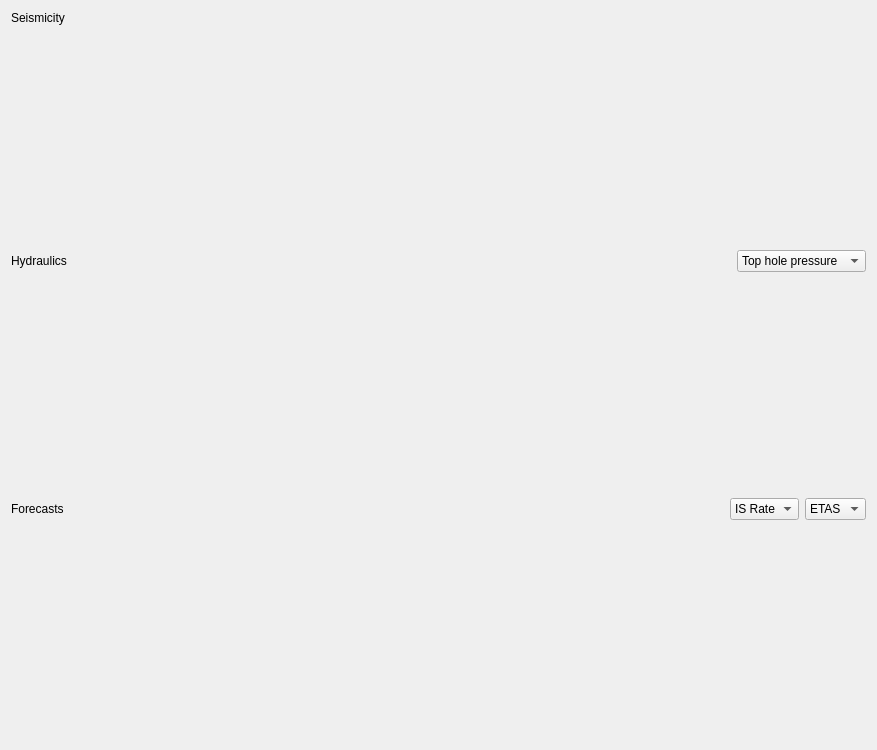
<?xml version="1.0" encoding="UTF-8"?>
<ui version="4.0">
 <class>Timeline</class>
 <widget class="QDialog" name="Timeline">
  <property name="geometry">
   <rect>
    <x>0</x>
    <y>0</y>
    <width>877</width>
    <height>750</height>
   </rect>
  </property>
  <property name="windowTitle">
   <string>Timeline</string>
  </property>
  <layout class="QVBoxLayout" name="verticalLayout_2">
   <item>
    <layout class="QVBoxLayout" name="verticalLayout">
     <item>
      <widget class="QLabel" name="seismicityTitleLabel">
       <property name="sizePolicy">
        <sizepolicy hsizetype="Preferred" vsizetype="Fixed">
         <horstretch>0</horstretch>
         <verstretch>0</verstretch>
        </sizepolicy>
       </property>
       <property name="text">
        <string>Seismicity</string>
       </property>
      </widget>
     </item>
     <item>
      <widget class="SeismicityPlotWidget" name="seismic_data_plot" native="true">
       <property name="sizePolicy">
        <sizepolicy hsizetype="Expanding" vsizetype="Preferred">
         <horstretch>0</horstretch>
         <verstretch>0</verstretch>
        </sizepolicy>
       </property>
      </widget>
     </item>
     <item>
      <layout class="QHBoxLayout" name="horizontalLayout">
       <item>
        <widget class="QLabel" name="hydraulicsTitleLabel">
         <property name="sizePolicy">
          <sizepolicy hsizetype="Preferred" vsizetype="Fixed">
           <horstretch>0</horstretch>
           <verstretch>0</verstretch>
          </sizepolicy>
         </property>
         <property name="text">
          <string>Hydraulics</string>
         </property>
        </widget>
       </item>
       <item>
        <spacer name="horizontalSpacer">
         <property name="orientation">
          <enum>Qt::Horizontal</enum>
         </property>
         <property name="sizeHint" stdset="0">
          <size>
           <width>40</width>
           <height>20</height>
          </size>
         </property>
        </spacer>
       </item>
       <item>
        <widget class="QComboBox" name="dataComboBox">
         <item>
          <property name="text">
           <string>Top hole pressure</string>
          </property>
         </item>
        </widget>
       </item>
      </layout>
     </item>
     <item>
      <widget class="HydraulicsPlotWidget" name="hydraulic_data_plot" native="true">
       <property name="sizePolicy">
        <sizepolicy hsizetype="Expanding" vsizetype="Preferred">
         <horstretch>0</horstretch>
         <verstretch>0</verstretch>
        </sizepolicy>
       </property>
       <zorder>hydraulic_data_frame</zorder>
      </widget>
     </item>
     <item>
      <layout class="QHBoxLayout" name="horizontalLayout_2">
       <item>
        <widget class="QLabel" name="forecastsTitleLabel">
         <property name="sizePolicy">
          <sizepolicy hsizetype="Preferred" vsizetype="Fixed">
           <horstretch>0</horstretch>
           <verstretch>0</verstretch>
          </sizepolicy>
         </property>
         <property name="text">
          <string>Forecasts</string>
         </property>
        </widget>
       </item>
       <item>
        <spacer name="horizontalSpacer_2">
         <property name="orientation">
          <enum>Qt::Horizontal</enum>
         </property>
         <property name="sizeHint" stdset="0">
          <size>
           <width>40</width>
           <height>20</height>
          </size>
         </property>
        </spacer>
       </item>
       <item>
        <widget class="QComboBox" name="measureComboBox">
         <item>
          <property name="text">
           <string>IS Rate</string>
          </property>
         </item>
        </widget>
       </item>
       <item>
        <widget class="QComboBox" name="isModelComboBox">
         <item>
          <property name="text">
           <string>ETAS</string>
          </property>
         </item>
        </widget>
       </item>
      </layout>
     </item>
     <item>
      <widget class="RateForecastPlotWidget" name="forecasts_data_plot" native="true">
       <property name="sizePolicy">
        <sizepolicy hsizetype="Expanding" vsizetype="Preferred">
         <horstretch>0</horstretch>
         <verstretch>0</verstretch>
        </sizepolicy>
       </property>
      </widget>
     </item>
    </layout>
   </item>
  </layout>
 </widget>
 <customwidgets>
  <customwidget>
   <class>SeismicityPlotWidget</class>
   <extends>QWidget</extends>
   <header>ui.views.widgets</header>
   <container>1</container>
  </customwidget>
  <customwidget>
   <class>HydraulicsPlotWidget</class>
   <extends>QWidget</extends>
   <header>ui.views.widgets</header>
   <container>1</container>
  </customwidget>
  <customwidget>
   <class>RateForecastPlotWidget</class>
   <extends>QWidget</extends>
   <header>ui.views.widgets</header>
   <container>1</container>
  </customwidget>
 </customwidgets>
 <resources/>
 <connections/>
</ui>
